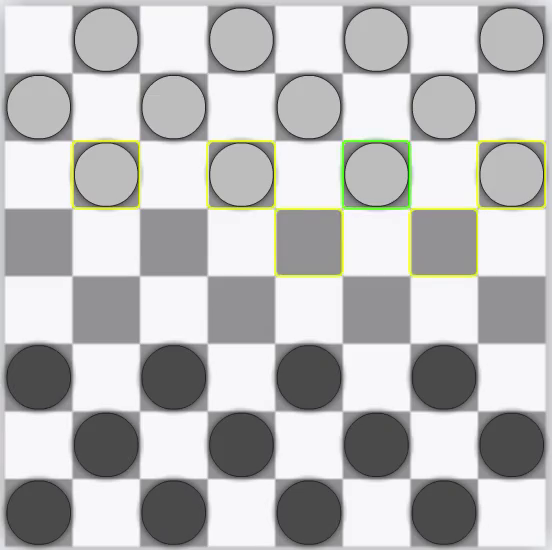
#> input picture frame 294 of Picture/output.mp4, 552 x 550 px
$ python main.py   (older library calls are emulated)
#> lines starting #> are read from the running program, lines starting #| are printed output that depends on the picture; after the words box and inside, x2 and y2 are one past the last pixel; in counts of white or black regions, pixels touching at a corner belong together
#> further down, frame is the input picture: shape (550, 552, 3); mean B, G, R 188.9, 189.2, 189.4
### checkersAnalyzer.py
import cv2
import numpy as np
import copy
import board
import time
from board import state as color
import moveValidator

class checkersAnalyzer(object):

    # Constructor
    # Now i assume that black pawns are always at the board bottom.
    def __init__(self, debug, img):
        self.moveValid = moveValidator.moveValidator(debug)

        self.debug = debug
        self.counter = 0
        self.currentColorMove = color.white # TODO: change color in when captured game start with white pawn move
        self.image = img # Image captured from camera
        self.points = [] # Points for transposition
        self.wh_size= 544 # Widht, heigt image for work
        self.sq = 68 # Field size
        self.checkers_size = 544 # Board size for visualisation
        self.board = None # Board visualisation
        self.first_sq = None
        self.detectAreaBoardDistribution()
        self.currentStateBoard = board.board(self.first_sq, self.sq)
        self.previousStateBoard = board.board(self.first_sq, self.sq)
        self.param1 = 40
        self.param2 = 99
        self.min = 20
        self.max = 40

    # Set frame as image.
    def readVideo(self,img):
        self.image=cv2.resize(img,(self.wh_size,self.wh_size))

    # Read image.
    def read(self, path1):
        self.image = cv2.imread(path1, cv2.IMREAD_COLOR)
        self.image = cv2.resize(self.image, (self.wh_size,self.wh_size))

    # Morphological transposiotin to get board based on previwious parematers.
    # [41 lines left out: functions checkboardTransposition, checkboardCoordinate, createCheckers, drawTextInImageText, not called in this run]

    # Pass arguments for display image, join displayed image with board.
    def drawBoard(self):
        # new_board = np.concatenate((self.board,self.drawTextInImageText()),axis=0)
        return self.image_circle, self.image, self.board

    # Detect fields distribution.
    def detectAreaBoardDistribution(self):
        if self.image is None:
            return
        img = cv2.cvtColor(self.image, cv2.COLOR_BGR2GRAY)
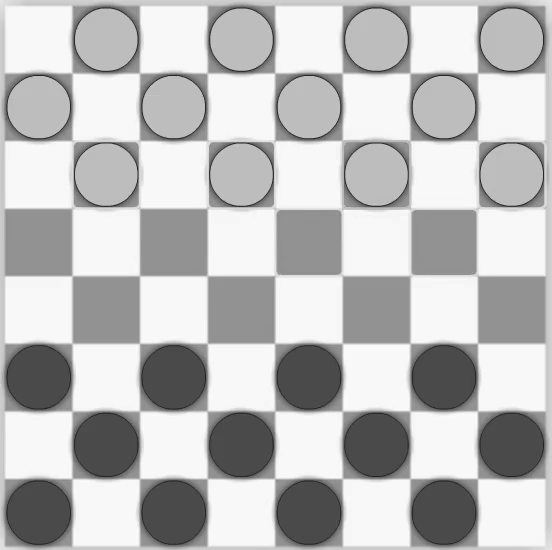
#> img: shape (550, 552); min 30, max 255, mean 189.5
        #print ( img.shape[0:2])
        width, height = [x // 8 for x in img.shape[0:2]]
#> width = 68; height = 69

        cut_area = img[width*3:width*4, height:width*2]
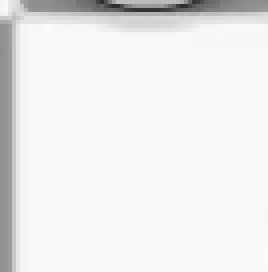
#> cut_area: shape (68, 67) (shown 4 times larger); min 43, max 250, mean 236

        thresh = cv2.threshold(cut_area, 175, 255, cv2.THRESH_BINARY)[1]
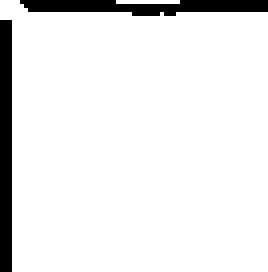
#> thresh: shape (68, 67) (shown 4 times larger); 92% white; 2 black regions, box (x1, y1, x2, y2) and area: (0, 5, 3, 68) 189, (5, 0, 67, 4) 177

        if thresh[width//2,height//2]==0:
            self.first_sq = color.black
        else:
            self.first_sq = color.white

    # Detect pawns.
    # [106 lines left out: function detectCircle, not called in this run]

    def checkMove(self):
        self.moveValid.checkMove()

    # [9 lines left out: function getBoard, not called in this run]

### board.py
from enum import  Enum

class state(Enum):
    white = 1
    black = 2
    whiteKing = 3
    blackKing = 4
    empty = 0


class board():
    def __init__(self, firstColor, sq):
        '''[Board constructor]
        Arguments:
            firstColor {[state]} -- First field color.
            sq {[int]} -- Field size in visualization.
        '''
#> called with sq = 68

        self.board = []
        for i in range(0, 8):
            tmp = []
            for i in range(0,8):
                tmp.append([state.empty, state.black, [0, 0]])
            self.board.append(tmp)

        for i in range(0, 8):
            for j in range(0, 8):
                self.board[i][j][2] = [(i + 1) * sq, (j + 1) * sq]
        self.setFieldsColor(firstColor)


    def setFieldsColor(self, firstFieldColor):
        '''[Method set fields color, based on first color in board.]
        Arguments:
            firstFieldColor {[state]} -- [First field color]
        '''

        firstColor = state.black
        secondColor = state.white

        if firstFieldColor == state.white:
            firstColor = state.white
            secondColor = state.black

        cnt = 0
        for i in range(0, 8):
            for j in range(0, 8):
                if cnt % 2 == 0:
                    self.board[i][j][1] = firstColor
                else:
                    self.board[i][j][1] = secondColor
                cnt += 1
            cnt -= 1


    def setFieldCord(self, x, y, cord = []):
        self.board[x][y][2] = cord

    def setPawnColor(self, x, y, Color):
        self.board[x][y][0] = Color

    def getFieldColor(self, x, y):
        return self.board[x][y][1]

    def getFieldCord(self, x, y):
        return self.board[x][y][2]

    def getPawnColor(self, x, y):
        return self.board[x][y][0]

    # [25 lines left out: functions countPawns, clearPawns, printBoard, not called in this run]

### moveValidator.py
import copy
from enum import  Enum
import os
import time
import cv2
from colorama import Fore, Back, Style
import numpy as np

class state(Enum):
    white = 1
    black = 2
    whiteKing = 3
    blackKing = 4
    empty = 0

class moveValidator:
    def __init__(self, debug, firstFieldColor=state.black):
        self.debug = debug
        self.currentColorMove = state.white
        self.previousState = None
        self.currentState = None
        self.data = []
        self.firstFieldColor = firstFieldColor

    # [425 lines left out: functions allInBlack, toogleColorMove, checkMove, getCurrentColorMoveKing, getStartPosition, getStopPosition and 11 more, not called in this run]

### main.py
import checkersAnalyzer as ca
import cv2

if __name__ == '__main__':
    a = ord('a')
    cap = cv2.VideoCapture('Picture/output.mp4')
    ret, frame = cap.read()
    counter = 0
    analyzer = ca.checkersAnalyzer(True, frame)
    while (cap.isOpened() and a!=ord('q')):
        if counter == 25:
            counter = 0
            analyzer.detectCircle()
            analyzer.drawTextInImageText()
            board = analyzer.drawBoard()
            cv2.imshow('Plansza', board[0])
            cv2.imshow('Zaznaczone pionki', board[1])
            cv2.imshow('Wizualizacja', board[2])
        counter += 1
        ret, frame = cap.read()
        analyzer.readVideo(frame)
        a = cv2.waitKey(1)
#> (key q is pressed here)
cap.release()
cv2.destroyAllWindows()

$ run again, starting later in the video
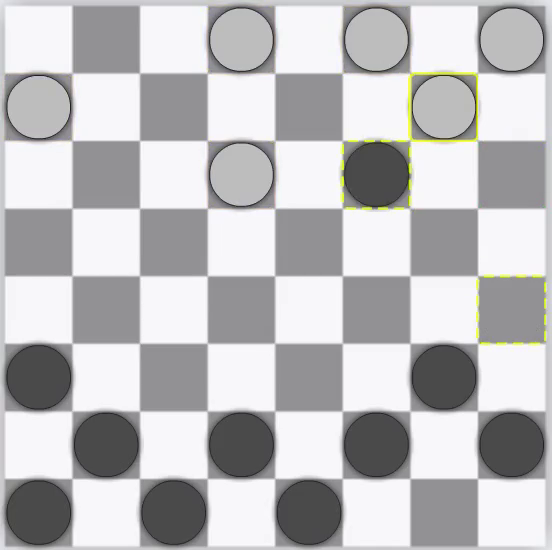
#> input picture frame 1323 of Picture/output.mp4, 552 x 550 px
#> frame is the input picture: shape (550, 552, 3); mean B, G, R 190.5, 188.9, 189.7
#> in detectAreaBoardDistribution, `cut_area = img[width*3:width*4, height:width*2]`:
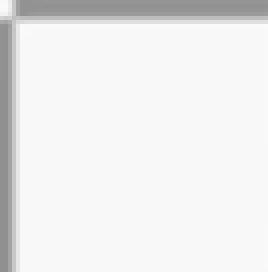
#> cut_area: shape (68, 67) (shown 4 times larger); min 144, max 250, mean 236.3
#> in detectAreaBoardDistribution, `thresh = cv2.threshold(cut_area, 175, 255, cv2.THRESH_BINARY)[1]`:
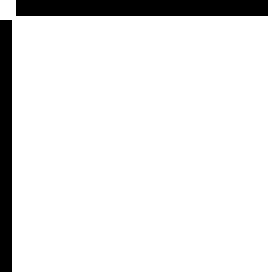
#> thresh: shape (68, 67) (shown 4 times larger); 90.3% white; 2 black regions, box (x1, y1, x2, y2) and area: (4, 0, 67, 4) 252, (0, 5, 3, 68) 189

$ run again, starting later in the video
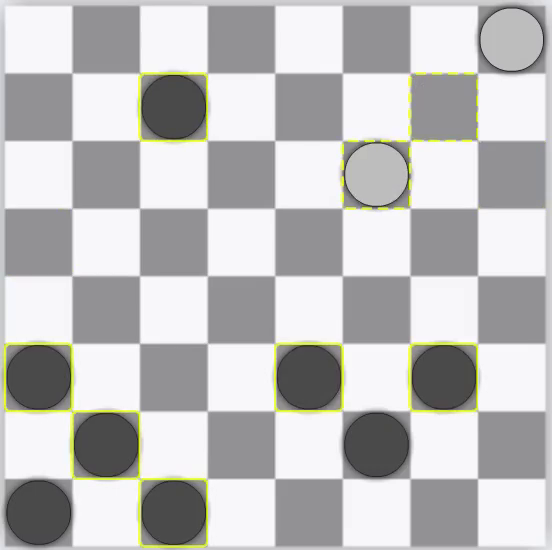
#> input picture frame 2352 of Picture/output.mp4, 552 x 550 px
#> frame is the input picture: shape (550, 552, 3); mean B, G, R 190.2, 190.5, 191.1
#> in detectAreaBoardDistribution, `cut_area = img[width*3:width*4, height:width*2]`:
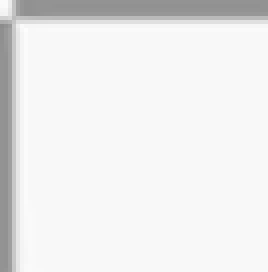
#> cut_area: shape (68, 67) (shown 4 times larger); min 140, max 253, mean 236.2
#> in detectAreaBoardDistribution, `thresh = cv2.threshold(cut_area, 175, 255, cv2.THRESH_BINARY)[1]`:
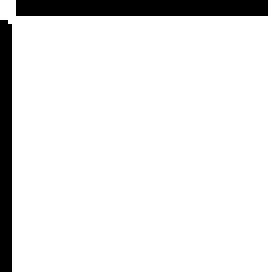
#> thresh: shape (68, 67) (shown 4 times larger); 90.3% white; 2 black regions, box (x1, y1, x2, y2) and area: (4, 0, 67, 4) 252, (0, 5, 3, 68) 188
